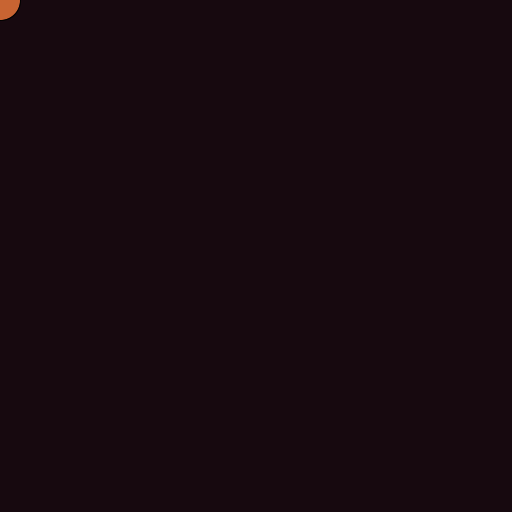
Frame 1 (no input)
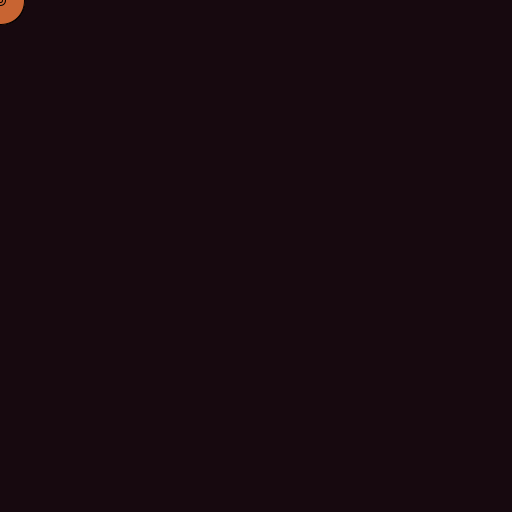
Frame 60 (the mouse pressed at the canvas centre just before this capture)
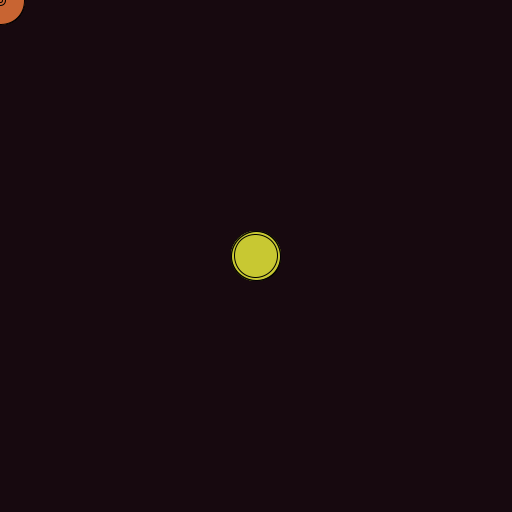
Frame 120 (the mouse held since frame 60 and released just before this capture)

The Processing sketch that drew these frames (run headless with seeded random() and noise(); from frame 60 on, the mouse is pressed at the canvas centre):

// Processing sketch: Interactive2_mouse
// ── Interactive2_mouse.pde

void setup () {
  
  size( 512, 512 );
  //fullScreen();
  
  background( 23 ,9 ,15 );
  
  //frameRate( 1 );
  
}


void draw () {
 
  if (mousePressed) {
    
    fill( 200, 200, 50 );
  
  }
  else {
    
    fill( 200, 100, 50 );
  
  }
  
  circle( mouseX, mouseY, 50 * abs(sin(millis())) );
  
}
